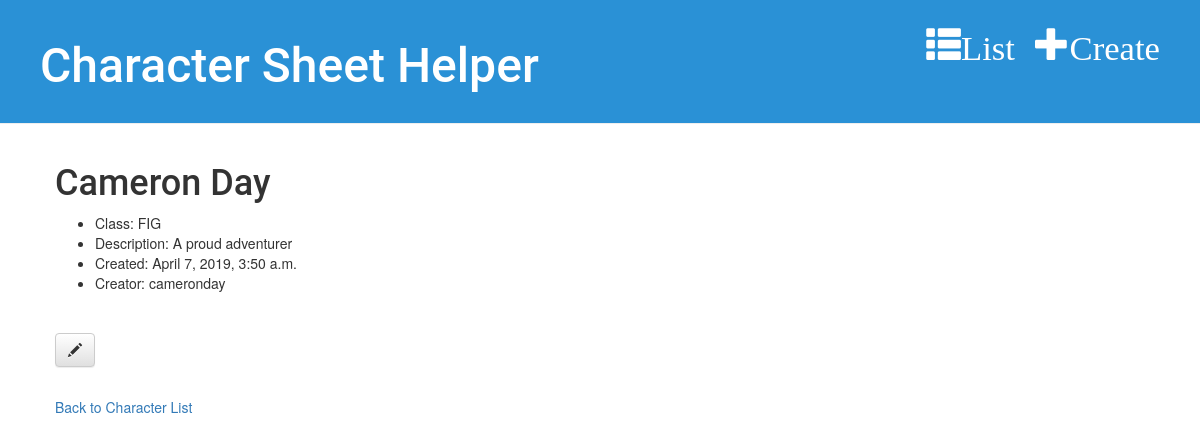
/characters/1/ (signed in), run on an earlier commit of the app's database.
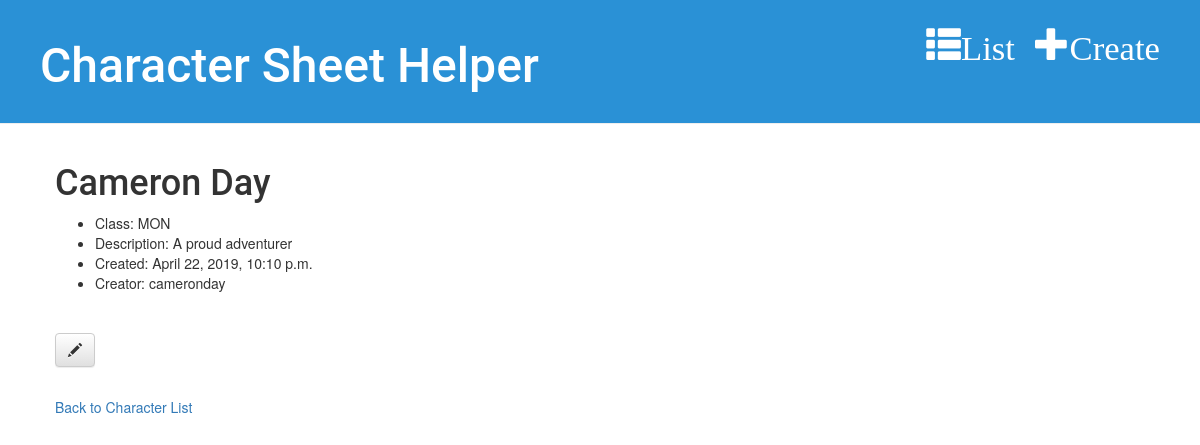
And on a later commit of the database.
### character_sheets/models.py (models this page shows, shortened)
class Character(models.Model):
    name = models.CharField(max_length=50)
    created_date = models.DateTimeField(default=timezone.now)
    creator = models.ForeignKey(settings.AUTH_USER_MODEL, on_delete=models.CASCADE, default=None)
    description = models.CharField(max_length=1000, default='')
    BARBARIAN = 'BARB'
    BARD = 'BARD'
    CLERIC = 'CLE'
    DRUID = 'DRU'
    FIGHTER = 'FIG'
    MONK = 'MON'
    PALADIN = 'PAL'
    RANGER = 'RNG'
    ROGUE = 'ROG'
    SORCEROR = 'SOR'
    WARLOCK = 'WAR'
    WIZARD = 'WIZ'
    NO_CLASS = 'NA'
    CHARACTER_CLASS_CHOICES = (
        (BARBARIAN, 'Barbarian'),
        (BARD, 'Bard'),
        (CLERIC, 'Cleric'),
        (DRUID, 'Druid'),
        (FIGHTER, 'Fighter'),
        (MONK, 'Monk'),
        (PALADIN, 'Paladin'),
        (RANGER, 'Ranger'),
        (ROGUE, 'Rogue'),
        (SORCEROR, 'Sorceror'),
        (WARLOCK, 'Warlock'),
        (WIZARD, 'Wizard'),
        (NO_CLASS, 'No Class'),
    )
    character_class = models.CharField(max_length=4, choices=CHARACTER_CLASS_CHOICES, default=NO_CLASS)

### character_sheets/views.py (the view)
# urls.py: url(r'characters/(?P<pk>\d+)/$', views.character_detail, name='character_detail'),
@login_required
def character_detail(request, pk):
    character = Character.objects.get(pk=pk)
    return render(request, 'character_sheets/character_detail.html', {'character': character})

### character_sheets/templates/character_sheets/character_detail.html
{% extends 'character_sheets/sheets_base.html' %}
{% block content %}
    <h1>{{ character.name }}</h1>
    <ul>
        <li>Class: {{ character.character_class }}</li>
        <li>Description: {{ character.description }}</li>
        <li>Created: {{ character.created_date }}</li>
        <li>Creator: {{ character.creator }}</li>
    </ul>
    <p>&nbsp;</p>
    <a class="btn btn-default" href="{% url 'character_edit' pk=character.pk %}"><span class="glyphicon glyphicon-pencil"></span></a>
    <p>&nbsp;</p>
    <a href="{% url 'character_list' %}"> Back to Character List </a>
{% endblock %}

### character_sheets/templates/character_sheets/sheets_base.html (shortened to what this page needs)
{% load static %}
<!DOCTYPE html>
<html lang="en">
<head>
    <link rel="stylesheet" href="//maxcdn.bootstrapcdn.com/bootstrap/3.2.0/css/bootstrap.min.css">
    <link rel="stylesheet" href="//maxcdn.bootstrapcdn.com/bootstrap/3.2.0/css/bootstrap-theme.min.css">
    <link rel="stylesheet" href="{% static 'css/base.css' %}">
</head>
<body>
    <div class="page-header">
        <a href="{% url 'character_create' %}" class="top-menu"><span class="glyphicon glyphicon-plus">Create</span></a>
        <a href="{% url 'character_list' %}" class="top-menu"><span class="glyphicon glyphicon-th-list">List</span></a>
        <h1><a href="{% url 'character_list' %}">Character Sheet Helper</a></h1>
    </div>
    <div class="content container">
        <div class="row">
            <div class="col-md-8">
                {% block content %}
                {% endblock %}
            </div>
        </div>
    </div>
</body>
</html>

### character_sheets/static/css/base.css (style rules this page uses)
.page-header { background-color: #2A91D6; margin-top: 0; padding: 20px 20px 20px 40px; }
.page-header h1, .page-header h1 a, .page-header h1 a:visited, .page-header h1 a:active { color: #ffffff; font-size: 36pt; text-decoration: none; }
.content { margin-left: 40px; }
h1, h2, h3, h4 { font-family: 'Roboto'; }
.top-menu, .top-menu:hover, .top-menu:visited { color: #ffffff; float: right; font-size: 26pt; margin-right: 20px; }

What changed in the data, as far as the page shows it:
changed Character "Cameron Day": character_class "FIG" → "MON"; created_date "April 7, 2019, 3:50 a.m." → "April 22, 2019, 10:10 p.m."
